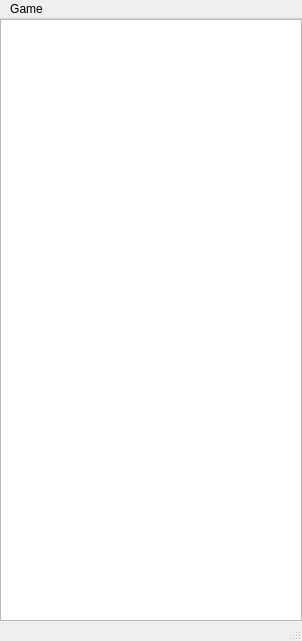
<?xml version="1.0" encoding="UTF-8"?>
<ui version="4.0">
 <class>WindowMain</class>
 <widget class="QMainWindow" name="WindowMain">
  <property name="enabled">
   <bool>true</bool>
  </property>
  <property name="geometry">
   <rect>
    <x>0</x>
    <y>0</y>
    <width>302</width>
    <height>641</height>
   </rect>
  </property>
  <property name="sizePolicy">
   <sizepolicy hsizetype="Expanding" vsizetype="Expanding">
    <horstretch>0</horstretch>
    <verstretch>0</verstretch>
   </sizepolicy>
  </property>
  <property name="minimumSize">
   <size>
    <width>302</width>
    <height>641</height>
   </size>
  </property>
  <property name="maximumSize">
   <size>
    <width>302</width>
    <height>641</height>
   </size>
  </property>
  <property name="windowTitle">
   <string>MainWindow</string>
  </property>
  <widget class="QWidget" name="CentralWidged">
   <property name="minimumSize">
    <size>
     <width>302</width>
     <height>602</height>
    </size>
   </property>
   <property name="maximumSize">
    <size>
     <width>302</width>
     <height>602</height>
    </size>
   </property>
   <layout class="QGridLayout" name="gridLayout">
    <property name="margin">
     <number>0</number>
    </property>
    <property name="spacing">
     <number>0</number>
    </property>
    <item row="0" column="0">
     <widget class="QGraphicsView" name="graphicsView">
      <property name="lineWidth">
       <number>0</number>
      </property>
      <property name="verticalScrollBarPolicy">
       <enum>Qt::ScrollBarAsNeeded</enum>
      </property>
      <property name="horizontalScrollBarPolicy">
       <enum>Qt::ScrollBarAsNeeded</enum>
      </property>
      <property name="sceneRect">
       <rectf>
        <x>0.000000000000000</x>
        <y>0.000000000000000</y>
        <width>300.000000000000000</width>
        <height>600.000000000000000</height>
       </rectf>
      </property>
     </widget>
    </item>
   </layout>
  </widget>
  <widget class="QMenuBar" name="MenuMain">
   <property name="geometry">
    <rect>
     <x>0</x>
     <y>0</y>
     <width>302</width>
     <height>21</height>
    </rect>
   </property>
   <widget class="QMenu" name="menuGame">
    <property name="title">
     <string>Game</string>
    </property>
    <addaction name="gameNew"/>
   </widget>
   <addaction name="menuGame"/>
  </widget>
  <widget class="QStatusBar" name="StatusBar"/>
  <action name="gameNew">
   <property name="text">
    <string>New</string>
   </property>
  </action>
 </widget>
 <resources/>
 <connections/>
</ui>
